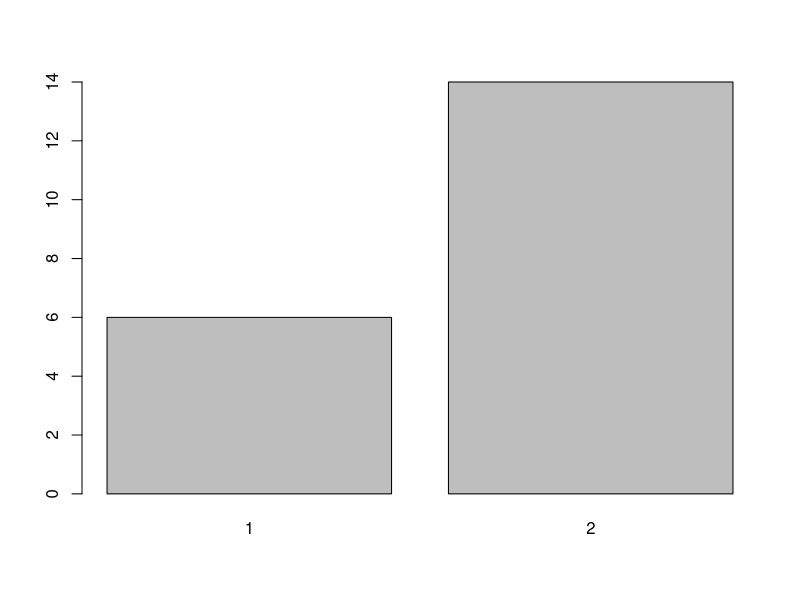
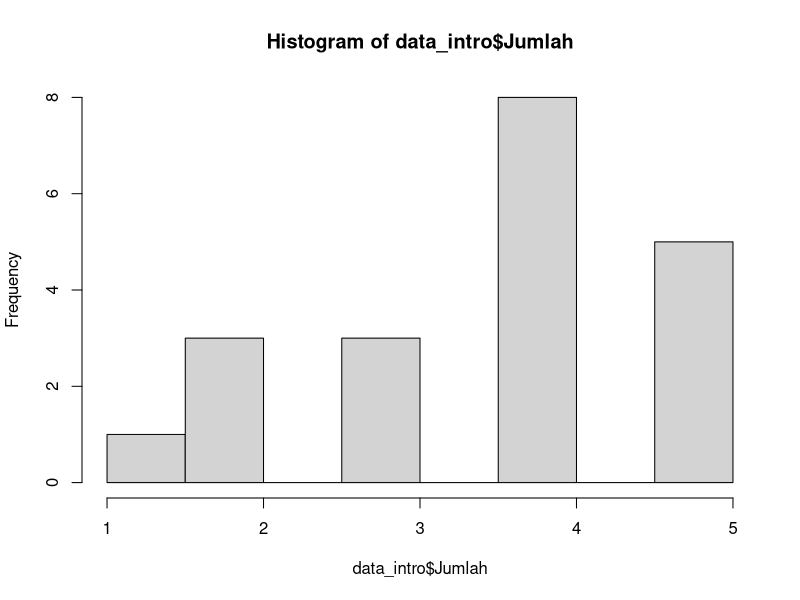
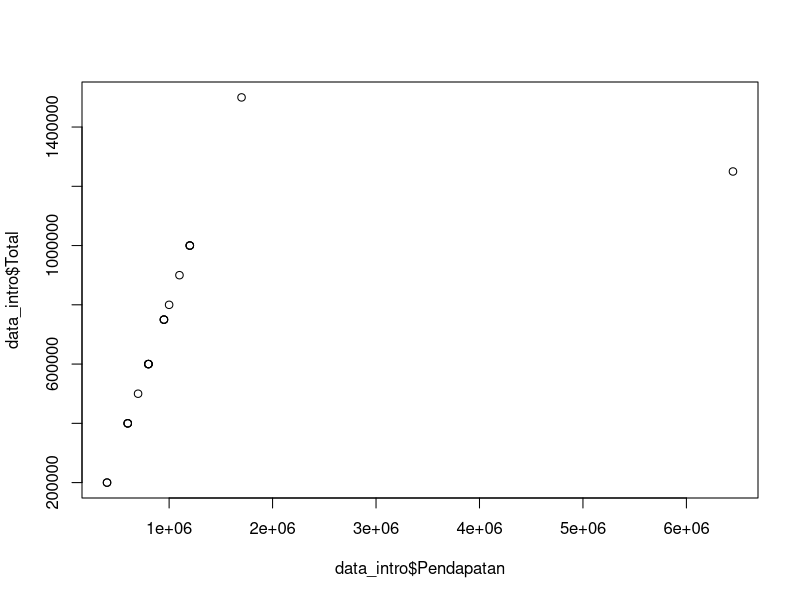
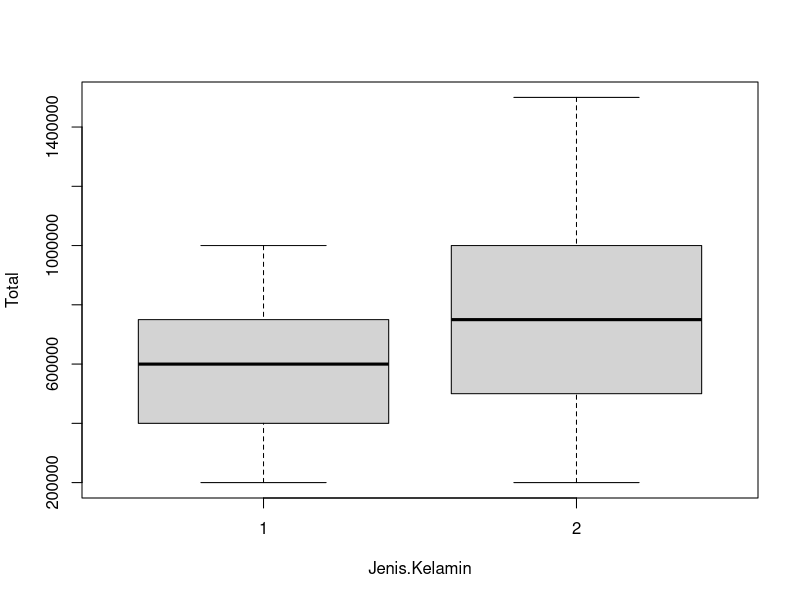

Source code (R) for these figures, in order:
data_intro <- read.csv("data_intro.csv", sep = ";")
data_intro

## Mengubah data menjadi factor untuk membedakan data kualitatif dengan menggunakan functon as.factor
data_intro$Jenis.Kelamin <- as.factor(data_intro$Jenis.Kelamin)
data_intro$Produk <- as.factor(data_intro$Produk)
data_intro$Tingkat.Kepuasan <- as.factor(data_intro$Tingkat.Kepuasan)
## Melihat apakah sudah berhasil dalam mengubah variabel tersebut dengan menggunakan function str
#str(data_intro$Jenis.Kelamin)
#str(data_intro$Produk)
#str(data_intro$Tingkat.Kepuasan)

# Modus adalah angka yang sering keluar/muncul
library(pracma) #library mean modus dan median
## carilah modus untuk kolom Produk pada variable data_intro
Mode(data_intro$Produk)

# Median adalah nilai tengah dari suatu distribusi (data interval dan rasio).
## carilah median untuk  kolom Total dari variable data_intro
median(data_intro$Total)

# Mean adalah rata-rata aritmatik dari suatu distribusi (data interval dan rasio).
## carilah mean untuk kolom Harga pada variable data_intro
mean(data_intro$Harga)

# Range adalah selisih antara nilai terbesar dan nilai terendah 
## carilah range untuk kolom Pendapatan pada variable data_intro
max(data_intro$Pendapatan)-min(data_intro$Pendapatan)

# Varians adalah simpangan kuadrat data dari nilai rata-ratanya
## Carilah varians untuk kolom Pendapatan dari variable data_intro
var(data_intro$Pendapatan)

# Simpangan baku adalah simpangan data dari nilai rata-ratanya, simpangan baku nama lainnya adalah standard deviation. 
# Standard deviation dapat digunakan untuk melihat keakuratan dari hasil estimasi, 
# semakin kecil standard deviation semakin akurat hasil estimasi.
## Carilah simpangan baku untuk kolom Pendapatan dari variable data_intro
sd(data_intro$Pendapatan)

#Function summary akan menampilkan kesimpulan pada variabel masing-masing. 
#Untuk variabel bertipe character akan menampilkan panjang datanya. 
#Variabel bertipe factor akan menampilkan jumlah data pada masing-masing kelas. 
#Sedangkan untuk variabel bertipe numerik akan memunculkan nilai minimum, Q1,Q2 (median), Q3, mean, dan maximum.
## carilah summary data dari data_intro
summary(data_intro)

## Plot dan Hist Visualisasi
plot(data_intro$Jenis.Kelamin) # karena Jenis Kelamin itu Factor
hist(data_intro$Jumlah) # Karena Jumlah itu Int

#Ada dua cara untuk melihat hubungan antar variabel, yaitu dengan grafik scatter plot dan analisis korelasi
# plot
plot(data_intro$Pendapatan,data_intro$Total)
#Gunakan cor.test untuk mencari hubungan Pendapatan dengan Total Belanja 
cor.test(data_intro$Pendapatan, data_intro$Total)

#Hubungannya diantara keduanya dapat dilihat dengan menggunakan tabulasi silang dan 
#dapat juga dilihat kecenderungannya. Pada hubungan antara variabel kategorik dan kategorik tersebut 
#tidak bisa diketahui seberapa kuat hubungan diantara keduanya dan bagimana pengaruhnya (positif atau negatif). 
#Untuk mengetahui ada hubungan atau tidaknya menggunakan uji statistik chi-square test, dengan hipotesis sebagai berikut:
#Null hipotesis: tidak ada hubungan antara kedua variabel
#Hipotesis Alternatif alternatif: ada hubungan antara kedua variabel
## Carilah tabulasi silang antara kolom jenis produk (Produk) dan tingkat kepuasan (Tingkat.Kepuasan) dari variable data_intro
table(data_intro$Produk, data_intro$Tingkat.Kepuasan)
## Analisis bagaimana hubungan jenis produk dengan tingkat kepuasan mengunakan uji korelasi
chisq.test(table(data_intro$Produk, data_intro$Tingkat.Kepuasan))

#Hubungan Antara Variabel Kategorik dan Variabel Numerik
#Hubungannya diantara keduanya dapat dilihat dengan membandingkan rata-rata pada setiap kategori. 
#Jika nilai rata-ratanya berbeda maka kedua variabel memiliki hubungan. Pada hubungan antara variabel kategorik dan numerik 
#tidak bisa diketahui seberapa kuat hubungan diantara keduanya dan bagimana pengaruhnya (positif atau negatif).
#Untuk mengetahui ada hubungan atau tidaknya menggunakan uji statistik t-test, dengan hipotesis sebagai berikut
#Null hipotesis: tidak ada hubungan antara kedua variabel
#Hipotesis Alternatif alternatif: ada hubungan antara kedua variabel
## carilah boxplot antara variabel jenis kelamin dengan total belanja
boxplot(Total~Jenis.Kelamin,data = data_intro)
## analisis bagaimana hubungan jenis kelamin dengan total belanja mengunakan uji statistik t-test
t.test(Total~Jenis.Kelamin,data = data_intro)